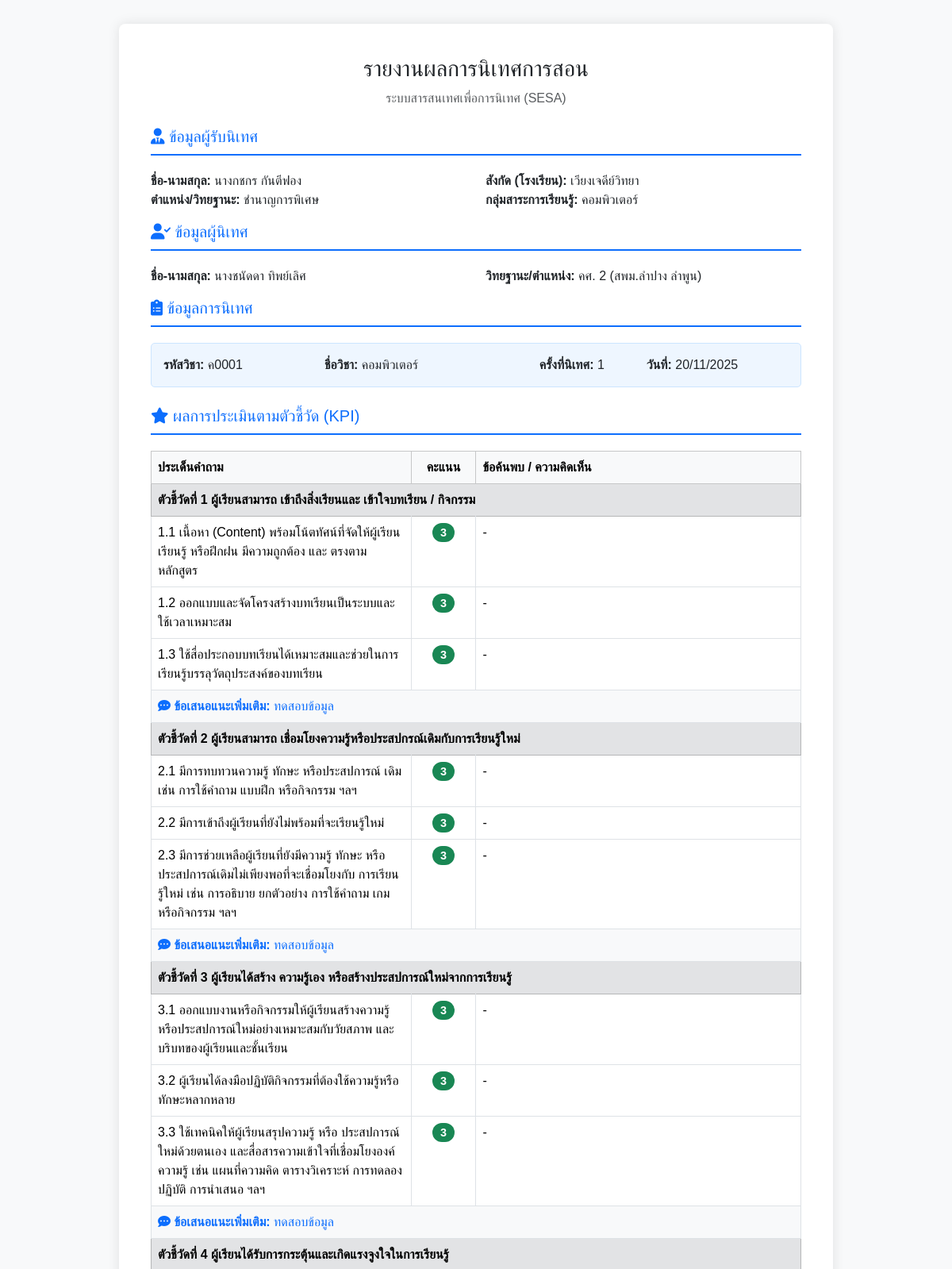
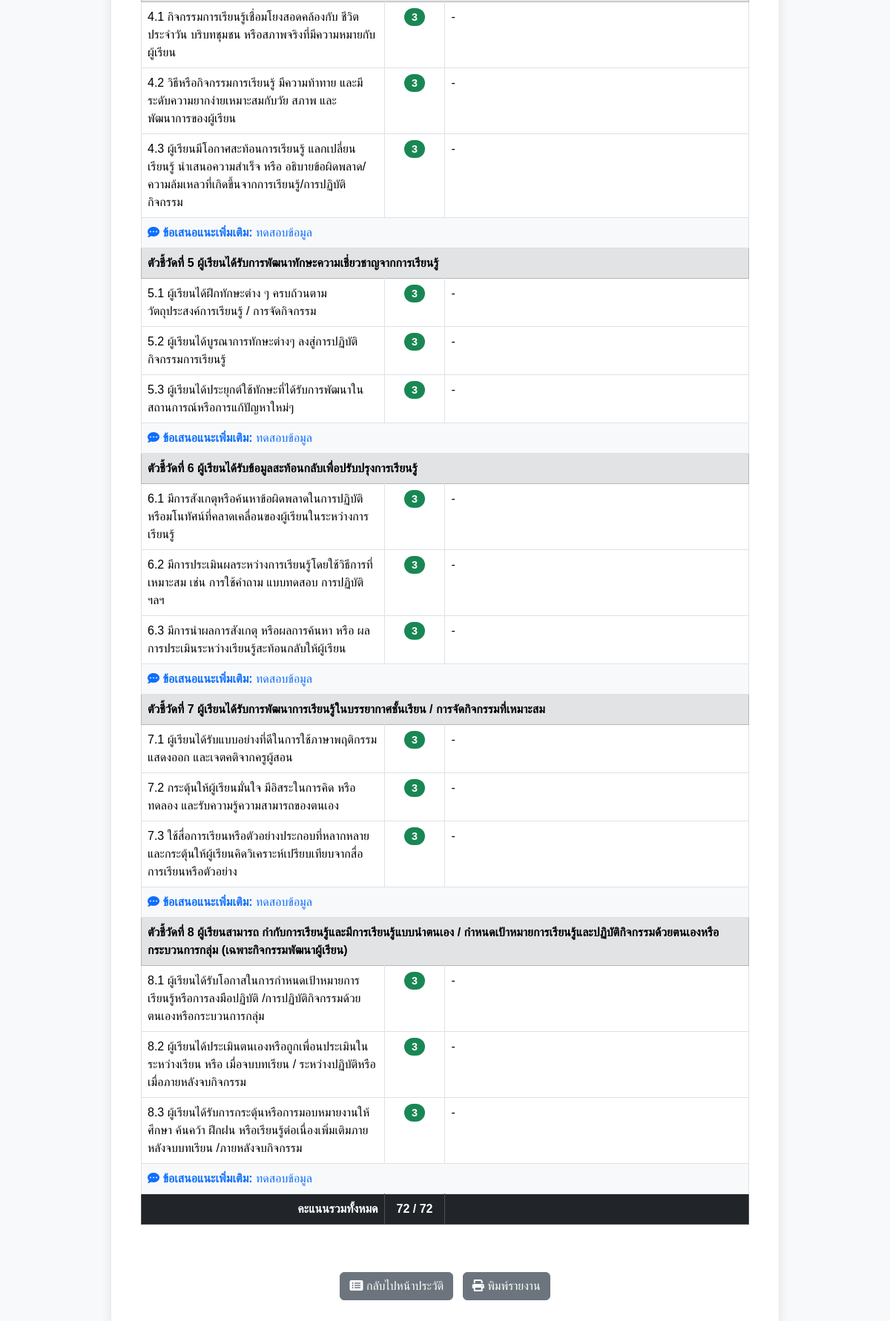
/supervision_report.php?session_id=31, run on the app's committed database (2 pictures, top to bottom).
### tables this page shows
CREATE TABLE `supervision_sessions` (
  `id` int(11) NOT NULL,
  `supervisor_p_id` varchar(13) NOT NULL COMMENT 'FK to supervisor.p_id',
  `teacher_t_pid` varchar(13) NOT NULL COMMENT 'FK to teacher.t_pid',
  `subject_code` varchar(50) DEFAULT NULL COMMENT 'รหัสวิชา',
  `subject_name` varchar(255) DEFAULT NULL COMMENT 'ชื่อวิชา',
  `inspection_time` int(2) DEFAULT NULL COMMENT 'ครั้งที่นิเทศ',
  `inspection_date` date DEFAULT NULL COMMENT 'วันที่รับการนิเทศ',
  `overall_suggestion` text DEFAULT NULL COMMENT 'ข้อเสนอแนะเพิ่มเติม',
  `supervision_date` timestamp NOT NULL DEFAULT current_timestamp(),
  `satisfaction_suggestion` text DEFAULT NULL COMMENT 'ข้อเสนอแนะจากแบบประเมินความพึงพอใจ',
  `satisfaction_submitted` tinyint(1) NOT NULL DEFAULT 0 COMMENT 'สถานะการประเมิน: 0=ยังไม่ประเมิน, 1=ประเมินแล้ว',
  `satisfaction_date` datetime DEFAULT NULL COMMENT 'วันที่ประเมินความพึงพอใจ'
);

CREATE TABLE `teacher` (
  `t_pid` varchar(255) DEFAULT NULL,
  `school_id` int(11) DEFAULT NULL,
  `prefix_id` varchar(3) DEFAULT NULL,
  `PrefixName` varchar(100) DEFAULT NULL,
  `fname` varchar(100) DEFAULT NULL,
  `lname` varchar(100) DEFAULT NULL,
  `adm_rank_id` int(11) DEFAULT NULL,
  `adm_name` varchar(100) DEFAULT NULL,
  `learning_group_id` int(3) DEFAULT NULL,
  `learning_group` varchar(255) DEFAULT NULL,
  `major_subject` varchar(255) DEFAULT NULL
);

CREATE TABLE `school` (
  `school_id` int(11) DEFAULT NULL,
  `SchoolName` varchar(255) DEFAULT NULL,
  `SchoolGroup` int(11) DEFAULT NULL
);

CREATE TABLE `supervisor` (
  `p_id` varchar(13) DEFAULT NULL,
  `office_id` varchar(3) DEFAULT NULL,
  `OfficeName` varchar(255) DEFAULT NULL,
  `prefix_id` int(11) DEFAULT NULL,
  `PrefixName` varchar(50) DEFAULT NULL,
  `fname` varchar(100) DEFAULT NULL,
  `lname` varchar(100) DEFAULT NULL,
  `position` varchar(100) DEFAULT NULL,
  `rank_id` varchar(2) DEFAULT NULL,
  `RankName` varchar(255) DEFAULT NULL
);

CREATE TABLE `kpi_answers` (
  `id` int(11) NOT NULL,
  `session_id` int(11) NOT NULL COMMENT 'FK to supervision_sessions.id',
  `question_id` int(11) NOT NULL COMMENT 'FK to kpi_questions.id',
  `rating_score` int(1) DEFAULT NULL,
  `comment` text DEFAULT NULL
);

CREATE TABLE `kpi_questions` (
  `id` int(11) NOT NULL,
  `indicator_id` int(11) NOT NULL COMMENT 'FK อ้างอิงถึงตาราง kpi_indicators',
  `question_text` text NOT NULL COMMENT 'ข้อความคำถาม',
  `display_order` int(11) NOT NULL DEFAULT 0 COMMENT 'ลำดับการแสดงผลของคำถามในตัวชี้วัดนั้นๆ'
);

### supervision_report.php (the view, shortened to what this page needs)
<?php
require_once 'db_connect.php';
$session_id = intval($_REQUEST['session_id']);
$sql_info = "SELECT
                ss.*,
                /* ข้อมูลครู */
                t.PrefixName AS t_prefix, t.fname AS t_fname, t.lname AS t_lname,
                t.t_pid, t.adm_name AS t_position, t.learning_group,
                s_school.SchoolName AS t_school,
                /* ข้อมูลผู้นิเทศ */
                sp.PrefixName AS s_prefix, sp.fname AS s_fname, sp.lname AS s_lname,
                sp.p_id AS s_pid, sp.RankName AS s_rank, sp.OfficeName AS s_office
            FROM supervision_sessions ss
            LEFT JOIN teacher t ON ss.teacher_t_pid = t.t_pid
            LEFT JOIN school s_school ON t.school_id = s_school.school_id
            LEFT JOIN supervisor sp ON ss.supervisor_p_id = sp.p_id
            WHERE ss.id = ?";
$stmt = $conn->prepare($sql_info);
$stmt->bind_param("i", $session_id);
$stmt->execute();
$result_info = $stmt->get_result();
$info = $result_info->fetch_assoc();
$sql_answers = "SELECT
                    q.question_text,
                    ans.rating_score,
                    ans.comment,
                    ind.title AS indicator_title,
                    ind.id AS indicator_id
                FROM kpi_answers ans
                JOIN kpi_questions q ON ans.question_id = q.id
                JOIN kpi_indicators ind ON q.indicator_id = ind.id
                WHERE ans.session_id = ?
                ORDER BY ind.display_order, q.display_order";
$stmt_ans = $conn->prepare($sql_answers);
$stmt_ans->bind_param("i", $session_id);
$stmt_ans->execute();
$result_ans = $stmt_ans->get_result();
$kpi_data = [];
$total_score = 0;
$count_questions = 0;
while ($row = $result_ans->fetch_assoc()) {
    $kpi_data[$row['indicator_id']]['title'] = $row['indicator_title'];
    $kpi_data[$row['indicator_id']]['questions'][] = $row;
    $total_score += $row['rating_score'];
    $count_questions++;
}
$sql_sugg = "SELECT indicator_id, suggestion_text FROM kpi_indicator_suggestions WHERE session_id = ?";
$stmt_sugg = $conn->prepare($sql_sugg);
$stmt_sugg->bind_param("i", $session_id);
$stmt_sugg->execute();
$result_sugg = $stmt_sugg->get_result();
$suggestions = [];
while ($row = $result_sugg->fetch_assoc()) {
    $suggestions[$row['indicator_id']] = $row['suggestion_text'];
}
?>
<!DOCTYPE html>
<html lang="th">
<head>
    <link href="https://cdn.jsdelivr.net/npm/bootstrap@5.3.3/dist/css/bootstrap.min.css" rel="stylesheet">
    <link rel="stylesheet" href="https://cdnjs.cloudflare.com/ajax/libs/font-awesome/6.0.0/css/all.min.css">
</head>
<body>
    <div class="container">
        <div class="report-container">
            <div class="text-center mb-4">
                <h3>รายงานผลการนิเทศการสอน</h3>
                <p class="text-muted">ระบบสารสนเทศเพื่อการนิเทศ (SESA)</p>
            </div>
            <h5 class="header-title"><i class="fas fa-user-tie"></i> ข้อมูลผู้รับนิเทศ</h5>
            <div class="row mb-3">
                <div class="col-md-6">
                    <strong>ชื่อ-นามสกุล:</strong> <?php echo $info['t_prefix'] . $info['t_fname'] . ' ' . $info['t_lname']; ?>
                </div>
                <div class="col-md-6">
                    <strong>สังกัด (โรงเรียน):</strong> <?php echo $info['t_school']; ?>
                </div>
                <div class="col-md-6">
                    <strong>ตำแหน่ง/วิทยฐานะ:</strong> <?php echo $info['t_position']; ?>
                </div>
                <div class="col-md-6">
                    <strong>กลุ่มสาระการเรียนรู้:</strong> <?php echo $info['learning_group'] ?? '-'; ?>
                </div>
            </div>
            <h5 class="header-title"><i class="fas fa-user-check"></i> ข้อมูลผู้นิเทศ</h5>
            <div class="row mb-3">
                <div class="col-md-6">
                    <strong>ชื่อ-นามสกุล:</strong> <?php echo $info['s_prefix'] . $info['s_fname'] . ' ' . $info['s_lname']; ?>
                </div>
                <div class="col-md-6">
                    <strong>วิทยฐานะ/ตำแหน่ง:</strong> <?php echo $info['s_rank']; ?> (<?php echo $info['s_office']; ?>)
                </div>
            </div>
            <h5 class="header-title"><i class="fas fa-clipboard-list"></i> ข้อมูลการนิเทศ</h5>
            <div class="info-box">
                <div class="row">
                    <div class="col-md-3"><strong>รหัสวิชา:</strong> <?php echo $info['subject_code']; ?></div>
                    <div class="col-md-4"><strong>ชื่อวิชา:</strong> <?php echo $info['subject_name']; ?></div>
                    <div class="col-md-2"><strong>ครั้งที่นิเทศ:</strong> <?php echo $info['inspection_time']; ?></div>
                    <div class="col-md-3"><strong>วันที่:</strong> <?php echo date('d/m/Y', strtotime($info['supervision_date'])); ?></div>
                </div>
            </div>
            <h5 class="header-title mt-4"><i class="fas fa-star"></i> ผลการประเมินตามตัวชี้วัด (KPI)</h5>
            <div class="table-responsive">
                <table class="table table-bordered table-kpi">
                    <thead class="table-light">
                        <tr>
                            <th style="width: 40%;">ประเด็นคำถาม</th>
                            <th style="width: 10%; text-align: center;">คะแนน</th>
                            <th style="width: 50%;">ข้อค้นพบ / ความคิดเห็น</th>
                        </tr>
                    </thead>
                    <tbody>
                        <?php foreach ($kpi_data as $ind_id => $data): ?>
                            <tr class="table-secondary">
                                <td colspan="3" class="fw-bold"><?php echo $data['title']; ?></td>
                            </tr>
                            <?php foreach ($data['questions'] as $q): ?>
                                <tr>
                                    <td><?php echo $q['question_text']; ?></td>
                                    <td class="text-center">
                                        <?php
                                        $score = $q['rating_score'];
                                        $class = 'badge-2';
                                        if ($score == 3) $class = 'badge-3';
                                        elseif ($score == 1) $class = 'badge-1';
                                        elseif ($score == 0) $class = 'badge-0';
                                        ?>
                                        <span class="badge score-badge <?php echo $class; ?>"><?php echo htmlspecialchars($score); ?></span>
                                    </td>
                                    <td><?php echo !empty($q['comment']) ? nl2br(htmlspecialchars($q['comment'])) : '-'; ?></td>
                                </tr>
                            <?php endforeach; ?>
                            <?php if (isset($suggestions[$ind_id]) && !empty($suggestions[$ind_id])): ?>
                                <tr>
                                    <td colspan="3" class="bg-light text-primary">
                                        <i class="fas fa-comment-dots"></i> <strong>ข้อเสนอแนะเพิ่มเติม:</strong>
                                        <?php echo nl2br(htmlspecialchars($suggestions[$ind_id])); ?>
                                    </td>
                                </tr>
                            <?php endif; ?>
                        <?php endforeach; ?>
                    </tbody>
                    <tfoot>
                        <tr class="table-dark">
                            <td class="text-end"><strong>คะแนนรวมทั้งหมด</strong></td>
                            <td class="text-center fw-bold"><?php echo $total_score; ?> / <?php echo $count_questions * 3; ?></td>
                            <td></td>
                        </tr>
                    </tfoot>
                </table>
            </div>
            <div class="text-center mt-5 no-print">
                <a href="history.php" class="btn btn-secondary me-2"><i class="fas fa-list-alt"></i> กลับไปหน้าประวัติ</a>
                <button onclick="window.print()" class="btn btn-secondary"><i class="fas fa-print"></i> พิมพ์รายงาน</button>
            </div>
        </div>
    </div>
</body>
</html>

### supervision_report.php (style rules this page uses)
body { background-color: #f8f9fa; font-family: 'Sarabun', sans-serif; }
.report-container { max-width: 900px; margin: 30px auto; background: #fff; padding: 40px; box-shadow: 0 0 15px rgba(0, 0, 0, 0.1); border-radius: 8px; }
.header-title { color: #0d6efd; border-bottom: 2px solid #0d6efd; padding-bottom: 10px; margin-bottom: 20px; }
.info-box { background-color: #eef6ff; padding: 15px; border-radius: 5px; margin-bottom: 20px; border: 1px solid #cce5ff; }
.table-kpi th { background-color: #f8f9fa; }
.score-badge { font-size: 0.9rem; padding: 5px 10px; border-radius: 20px; }
.badge-3 { background-color: #198754; color: white; }

### data on the page
supervision_sessions: teacher.PrefixName "นาง", teacher.fname "กชกร", teacher.lname "กันตีฟอง", school.SchoolName "เวียงเจดีย์วิทยา", teacher.adm_name "ชำนาญการพิเศษ", teacher.learning_group "คอมพิวเตอร์", supervisor.PrefixName "นาง", supervisor.fname "ชนัดดา", supervisor.lname "ทิพย์เลิศ", supervisor.RankName "คศ. 2", supervisor.OfficeName "สพม.ลำปาง ลำพูน", subject_code "ค0001", subject_name "คอมพิวเตอร์", inspection_time "1", supervision_date "20/11/2025"
kpi_answers: kpi_questions.question_text "1.1 เนื้อหา (Content) พร้อมโน้ตทัศน์ที่จัดให้ผู้เรียนเรียนรู้ หรือฝึกฝน มีความถูกต้อง และ ตรงตามหลักสูตร", rating_score "3", comment "-"
kpi_answers: kpi_questions.question_text "1.2 ออกแบบและจัดโครงสร้างบทเรียนเป็นระบบและใช้เวลาเหมาะสม", rating_score "3", comment "-"
kpi_answers: kpi_questions.question_text "1.3 ใช้สื่อประกอบบทเรียนได้เหมาะสมและช่วยในการเรียนรู้บรรลุวัตถุประสงค์ของบทเรียน", rating_score "3", comment "-"
kpi_answers: kpi_questions.question_text "2.1 มีการทบทวนความรู้ ทักษะ หรือประสปการณ์ เดิม เช่น การใช้คำถาม แบบฝึก หรือกิจกรรม ฯลฯ", rating_score "3", comment "-"
kpi_answers: kpi_questions.question_text "2.2 มีการเข้าถึงผู้เรียนที่ยังไม่พร้อมที่จะเรียนรู้ใหม่", rating_score "3", comment "-"
kpi_answers: kpi_questions.question_text "2.3 มีการช่วยเหลือผู้เรียนที่ยังมีความรู้ ทักษะ หรือ ประสปการณ์เดิมไม่เพียงพอที่จะเชื่อมโยงกับ การเรียนรู้ใหม่ เช่น การอธิบาย ยกตัวอย่าง การใช้คำถาม เกม หรือกิจกรรม ฯลฯ", rating_score "3", comment "-"
kpi_answers: kpi_questions.question_text "3.1 ออกแบบงานหรือกิจกรรมให้ผู้เรียนสร้างความรู้หรือประสปการณ์ใหม่อย่างเหมาะสมกับวัยสภาพ และบริบทของผู้เรียนและชั้นเรียน", rating_score "3", comment "-"
kpi_answers: kpi_questions.question_text "3.2 ผู้เรียนได้ลงมือปฏิบัติกิจกรรมที่ต้องใช้ความรู้หรือทักษะหลากหลาย", rating_score "3", comment "-"
kpi_answers: kpi_questions.question_text "3.3 ใช้เทคนิคให้ผู้เรียนสรุปความรู้ หรือ ประสปการณ์ใหม่ด้วยตนเอง และสื่อสารความเข้าใจที่เชื่อมโยงองค์ความรู้ เช่น แผนที่ความคิด ตารางวิเคราะห์ การทดลองปฏิบัติ การนำเสนอ ฯลฯ", rating_score "3", comment "-"
kpi_answers: kpi_questions.question_text "4.1 กิจกรรมการเรียนรู้เชื่อมโยงสอดคล้องกับ ชีวิตประจำวัน บริบทชุมชน หรือสภาพจริงที่มีความหมายกับผู้เรียน", rating_score "3", comment "-"
kpi_answers: kpi_questions.question_text "4.2 วิธีหรือกิจกรรมการเรียนรู้ มีความท้าทาย และมีระดับความยากง่ายเหมาะสมกับวัย สภาพ และพัฒนาการของผู้เรียน", rating_score "3", comment "-"
kpi_answers: kpi_questions.question_text "4.3 ผู้เรียนมีโอกาศสะท้อนการเรียนรู้ แลกเปลี่ยน เรียนรู้ นำเสนอความสำเร็จ หรือ อธิบายข้อผิดพลาด/ความล้มเหลวที่เกิดขึ้นจากการเรียนรู้/การปฏิบัติกิจกรรม", rating_score "3", comment "-"
kpi_answers: kpi_questions.question_text "5.1 ผู้เรียนได้ฝึกทักษะต่าง ๆ ครบถ้วนตามวัตถุประสงค์การเรียนรู้ / การจัดกิจกรรม", rating_score "3", comment "-"
kpi_answers: kpi_questions.question_text "5.2 ผู้เรียนได้บูรณาการทักษะต่างๆ ลงสู่การปฏิบัติกิจกรรมการเรียนรู้", rating_score "3", comment "-"
kpi_answers: kpi_questions.question_text "5.3 ผู้เรียนได้ประยุกต์ใช้ทักษะที่ได้รับการพัฒนาในสถานการณ์หรือการแก้ปัญหาใหม่ๆ", rating_score "3", comment "-"
kpi_answers: kpi_questions.question_text "6.1 มีการสังเกตุหรือค้นหาข้อผิดพลาดในการปฏิบัติหรือมโนทัศน์ที่คลาดเคลื่อนของผู้เรียนในระหว่างการเรียนรู้", rating_score "3", comment "-"
kpi_answers: kpi_questions.question_text "6.2 มีการประเมินผลระหว่างการเรียนรู้โดยใช้วิธีการที่เหมาะสม เช่น การใช้คำถาม แบบทดสอบ การปฏิบัติ ฯลฯ", rating_score "3", comment "-"
kpi_answers: kpi_questions.question_text "6.3 มีการนำผลการสังเกตุ หรือผลการค้นหา หรือ ผลการประเมินระหว่างเรียนรู้สะท้อนกลับให้ผู้เรียน", rating_score "3", comment "-"
kpi_answers: kpi_questions.question_text "7.1 ผู้เรียนได้รับแบบอย่างที่ดีในการใช้ภาษาพฤติกรรมแสดงออก และเจตคติจากครูผู้สอน", rating_score "3", comment "-"
kpi_answers: kpi_questions.question_text "7.2 กระตุ้นให้ผู้เรียนมั่นใจ มีอิสระในการคิด หรือ ทดลอง และรับความรู้ความสามารถของตนเอง", rating_score "3", comment "-"
kpi_answers: kpi_questions.question_text "7.3 ใช้สื่อการเรียนหรือตัวอย่างประกอบที่หลากหลาย และกระตุ้นให้ผู้เรียนคิดวิเคราะห์เปรียบเทียบจากสื่อการเรียนหรือตัวอย่าง", rating_score "3", comment "-"
kpi_answers: kpi_questions.question_text "8.1 ผู้เรียนได้รับโอกาสในการกำหนดเป้าหมายการเรียนรู้หรือการลงมือปฏิบัติ /การปฏิบัติกิจกรรมด้วยตนเองหรือกระบวนการกลุ่ม", rating_score "3", comment "-"
kpi_answers: kpi_questions.question_text "8.2 ผู้เรียนได้ประเมินตนเองหรือถูกเพื่อนประเมินในระหว่างเรียน หรือ เมื่อจบบทเรียน / ระหว่างปฏิบัติหรือเมื่อภายหลังจบกิจกรรม", rating_score "3", comment "-"
kpi_answers: kpi_questions.question_text "8.3 ผู้เรียนได้รับการกระตุ้นหรือการมอบหมายงานให้ศึกษา ค้นคว้า ฝึกฝน หรือเรียนรู้ต่อเนื่องเพิ่มเติมภายหลังจบบทเรียน /ภายหลังจบกิจกรรม", rating_score "3", comment "-"

### other printed values
$data['title'] "ตัวชี้วัดที่ 1 ผู้เรียนสามารถ เข้าถึงสิ่งเรียนและ เข้าใจบทเรียน / กิจกรรม"
$suggestions[$ind_id] "ทดสอบข้อมูล"
$data['title'] "ตัวชี้วัดที่ 2 ผู้เรียนสามารถ เชื่อมโยงความรู้หรือประสปกรณ์เดิมกับการเรียนรู้ใหม่"
$data['title'] "ตัวชี้วัดที่ 3 ผู้เรียนได้สร้าง ความรู้เอง หรือสร้างประสปการณ์ใหม่จากการเรียนรู้"
$data['title'] "ตัวชี้วัดที่ 4 ผู้เรียนได้รับการกระตุ้นและเกิดแรงจูงใจในการเรียนรู้"
$data['title'] "ตัวชี้วัดที่ 5 ผู้เรียนได้รับการพัฒนาทักษะความเชี่ยวชาญจากการเรียนรู้"
$data['title'] "ตัวชี้วัดที่ 6 ผู้เรียนได้รับข้อมูลสะท้อนกลับเพื่อปรับปรุงการเรียนรู้"
$data['title'] "ตัวชี้วัดที่ 7 ผู้เรียนได้รับการพัฒนาการเรียนรู้ในบรรยากาศชั้นเรียน / การจัดกิจกรรมที่เหมาะสม"
$data['title'] "ตัวชี้วัดที่ 8 ผู้เรียนสามารถ กำกับการเรียนรู้และมีการเรียนรู้แบบนำตนเอง / กำหนดเป้าหมายการเรียนรู้และปฏิบัติกิจกรรมด้วยตนเองหรือกระบวนการกลุ่ม (เฉพาะกิจกรรมพัฒนาผู้เรียน)"
$total_score "72"
$count_questions * 3 "72"
